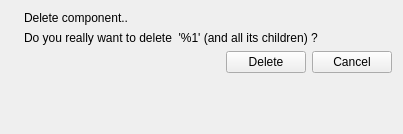
<?xml version="1.0" encoding="UTF-8"?>
<ui version="4.0">
 <class>component_delete_form</class>
 <widget class="QWidget" name="component_delete_form">
  <property name="windowModality">
   <enum>Qt::ApplicationModal</enum>
  </property>
  <property name="geometry">
   <rect>
    <x>0</x>
    <y>0</y>
    <width>403</width>
    <height>134</height>
   </rect>
  </property>
  <property name="windowTitle">
   <string>Delete component</string>
  </property>
  <layout class="QFormLayout" name="formLayout">
   <property name="fieldGrowthPolicy">
    <enum>QFormLayout::AllNonFixedFieldsGrow</enum>
   </property>
   <item row="2" column="1">
    <widget class="QLabel" name="editlabel">
     <property name="text">
      <string>Delete component..</string>
     </property>
    </widget>
   </item>
   <item row="3" column="1">
    <widget class="QLabel" name="label_2">
     <property name="text">
      <string>Do you really want to delete  '%1' (and all its children) ?</string>
     </property>
     <property name="action" stdset="0">
      <string>ComponentRequest component {id={main.id}}</string>
     </property>
     <property name="answer" stdset="0">
      <string>Component component {id={?}; code {{?}}; name{{1}}; category{id={?}; {?}}; manufacturer{{?}}; mfgCode{{?}}; webPage{{?}}; price{{?}}; description{{?}} }</string>
     </property>
    </widget>
   </item>
   <item row="4" column="1">
    <layout class="QHBoxLayout" name="horizontalLayout_2">
     <item>
      <spacer name="horizontalSpacer">
       <property name="orientation">
        <enum>Qt::Horizontal</enum>
       </property>
       <property name="sizeHint" stdset="0">
        <size>
         <width>40</width>
         <height>20</height>
        </size>
       </property>
      </spacer>
     </item>
     <item>
      <widget class="QPushButton" name="delete_2">
       <property name="text">
        <string>Delete</string>
       </property>
       <property name="action" stdset="0">
        <string>deleteComponent component {id={main.id}}</string>
       </property>
       <property name="datasignal:clicked" stdset="0">
        <string notr="true">tag</string>
       </property>
       <property name="form" stdset="0">
        <string>_CLOSE_</string>
       </property>
      </widget>
     </item>
     <item>
      <widget class="QPushButton" name="cancel">
       <property name="text">
        <string>Cancel</string>
       </property>
       <property name="form" stdset="0">
        <string notr="true">_CLOSE_</string>
       </property>
      </widget>
     </item>
    </layout>
   </item>
   <item row="2" column="0">
    <widget class="QLabel" name="label">
     <property name="text">
      <string/>
     </property>
     <property name="pixmap">
      <pixmap resource="../configurator.qrc">:/images/brick_edit.png</pixmap>
     </property>
    </widget>
   </item>
  </layout>
 </widget>
 <tabstops>
  <tabstop>delete_2</tabstop>
  <tabstop>cancel</tabstop>
 </tabstops>
 <resources>
  <include location="../configurator.qrc"/>
  <include location="../configurator.qrc"/>
 </resources>
 <connections/>
</ui>
